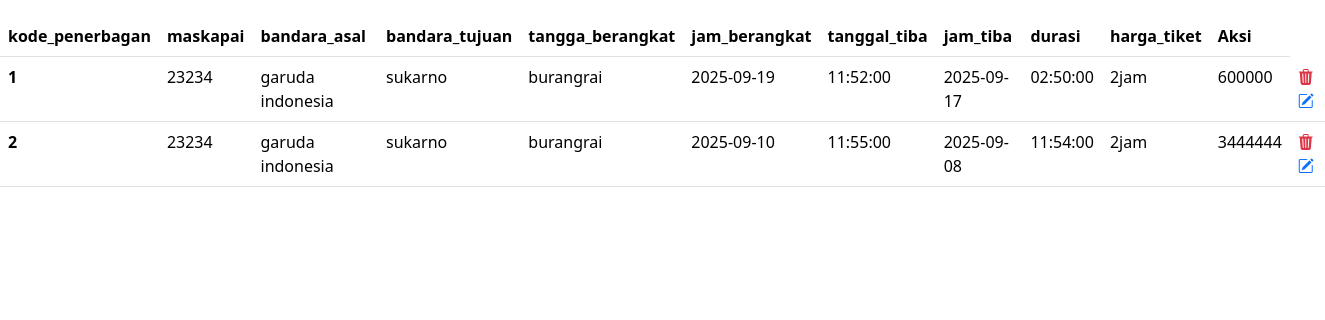
Before: /admin/cari.php with the older database file.
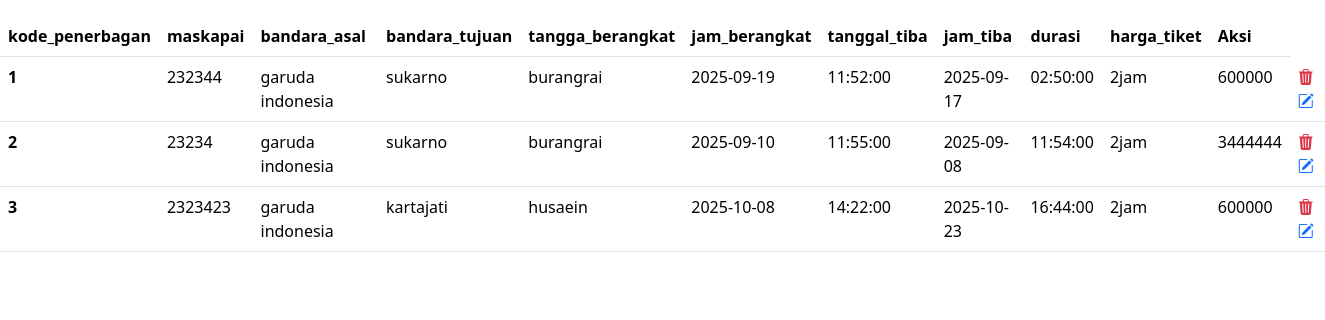
After: the same page with the newer database file.
### tables this page shows
CREATE TABLE `penerbagan` (
  `id` int NOT NULL,
  `kode_penerbagan` int NOT NULL,
  `maskapai` varchar(100) NOT NULL,
  `bandara_asal` varchar(50) NOT NULL,
  `bandara_tujuan` varchar(50) NOT NULL,
  `tanggal_berangkat` date NOT NULL,
  `jam_berangkat` time NOT NULL,
  `tanggal_tiba` date NOT NULL,
  `jam_tiba` time NOT NULL,
  `durasi` varchar(50) NOT NULL,
  `harga_tiket` varchar(100) NOT NULL,
  `gambar` varchar(50) NOT NULL
);

### admin/cari.php (the view)
<?php include "boot.php"; ?>
<table class="table">
    <table class="table">
  <thead>
    <tr>
       <th scope="col">kode_penerbagan</th>
      <th scope="col">maskapai</th>
      <th scope="col">bandara_asal</th>
      <th scope="col">bandara_tujuan</th>
      <th scope="col">tangga_berangkat</th>
      <th scope="col">jam_berangkat</th>
      <th scope="col">tanggal_tiba</th>
      <th scope="col">jam_tiba</th>
      <th scope="col">durasi</th>
      <th scope="col">harga_tiket</th>
      <th>Aksi</th>
    </tr>
  </thead>
  <tbody>
    <?php include "../koneksi.php";
    $tampil=$mysql->query("SELECT*FROM penerbagan where kode_penerbagan like'$_POST[cari]%' or maskapai like'$_POST[cari]%'");
    foreach ($tampil as $data) {
      @$no++;
        ?>
    <tr>
     <th scope="row"><?=$no;?></th>
      <td><?=$data['kode_penerbagan']?></td>
      <td><?=$data['maskapai']?></td>
      <td><?=$data['bandara_asal']?></td>
      <td><?=$data['bandara_tujuan']?></td>
      <td><?=$data['tanggal_berangkat']?></td>
      <td><?=$data['jam_berangkat']?></td>
      <td><?=$data['tanggal_tiba']?></td>
      <td><?=$data['jam_tiba']?></td>
      <td><?=$data['durasi']?></td>
      <td><?=$data['harga_tiket']?></td>
      <td>
        <a href="delete.php?id=<?=$data['id'];?>"onClick="return confirm('apakah anda yakin?');">
           <i class="bi bi-trash3-fill text-danger"></i></button></a>
          <a href="update.php?id=<?=$data['id'];?>" onClick="return confirm;">
            <i class="bi bi-pencil-square"></i></button></a>
    </td>
    </tr>
    <?php } ?>
  </tbody>
</table>

### admin/boot.php (shortened to what this page needs)
<!doctype html>
<html lang="en">
  <head>
    <link href="https://cdn.jsdelivr.net/npm/bootstrap@5.3.7/dist/css/bootstrap.min.css" rel="stylesheet">
  </head>
  <body>
    <link rel="stylesheet" href="https://cdn.jsdelivr.net/npm/bootstrap-icons@1.13.1/font/bootstrap-icons.min.css">
    <link rel="stylesheet" href="https://cdn.jsdelivr.net/npm/bootstrap-icons@1.13.1/font/bootstrap-icons.min.css">
    <link rel="stylesheet" href="https://cdn.jsdelivr.net/npm/bootstrap-icons@1.13.1/font/bootstrap-icons.min.css">
    <link rel="stylesheet" href="https://cdn.jsdelivr.net/npm/bootstrap-icons@1.13.1/font/bootstrap-icons.min.css">
    <link rel="stylesheet" href="https://cdn.jsdelivr.net/npm/bootstrap-icons@1.13.1/font/bootstrap-icons.min.css">
  </body>
</html>

Changed rows visible on the page:
changed penerbagan (number 1 of 3 on the later page): kode_penerbagan "23234" → "232344"
added penerbagan: kode_penerbagan "2323423", maskapai "garuda indonesia", bandara_asal "kartajati", bandara_tujuan "husaein", tanggal_berangkat "2025-10-08", jam_berangkat "14:22:00", tanggal_tiba "2025-10-23", jam_tiba "16:44:00", durasi "2jam", harga_tiket "600000"
